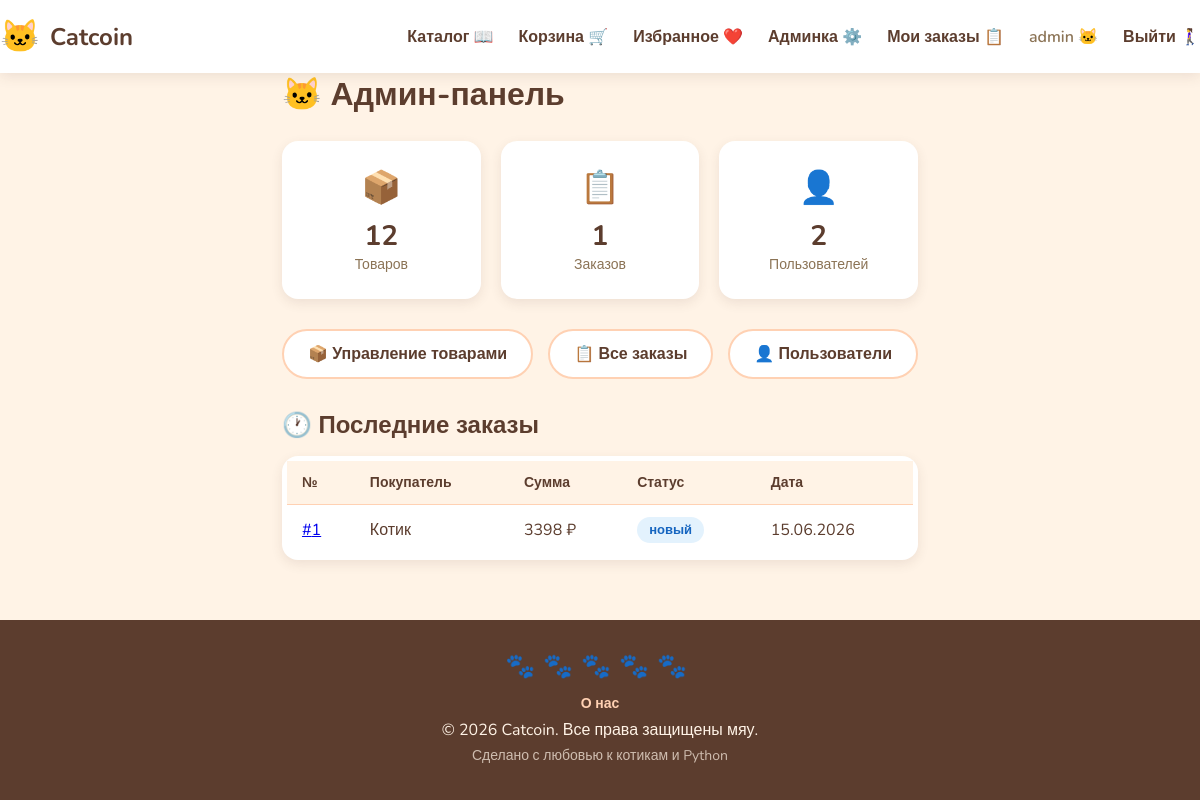
The page /admin (signed in) on the database its author committed.
### models/user.py (models this page shows, shortened)
class User(UserMixin, db.Model):
    __tablename__ = 'users'
    id = db.Column(db.Integer, primary_key=True)
    username = db.Column(db.String(64), unique=True, nullable=False, index=True)
    email = db.Column(db.String(120), unique=True, nullable=False, index=True)
    password_hash = db.Column(db.String(256), nullable=False)
    is_admin = db.Column(db.Boolean, default=False)
    created_at = db.Column(db.DateTime, default=datetime.utcnow)
    cart_items = db.relationship('CartItem', backref='user', lazy='dynamic')
    orders = db.relationship('Order', backref='user', lazy='dynamic')

### models/order.py (models this page shows, shortened)
class Order(db.Model):
    __tablename__ = 'orders'
    id = db.Column(db.Integer, primary_key=True)
    user_id = db.Column(db.Integer, db.ForeignKey('users.id'), nullable=False)
    total_price = db.Column(db.Float, nullable=False, default=0.0)
    status = db.Column(db.String(32), nullable=False, default='новый')
    created_at = db.Column(db.DateTime, default=datetime.utcnow)
    items = db.relationship('OrderItem', backref='order', lazy='dynamic')

### blueprints/admin/routes.py (the view)
@admin_bp.route('/admin')
@admin_required
def dashboard():
    total_products = Product.query.count()
    total_orders = Order.query.count()
    total_users = User.query.count()
    recent_orders = Order.query.order_by(Order.created_at.desc()).limit(5).all()
    low_stock = Product.query.filter(Product.stock < 5).all()
    return render_template('admin/dashboard.html',
                         total_products=total_products,
                         total_orders=total_orders,
                         total_users=total_users,
                         recent_orders=recent_orders,
                         low_stock=low_stock)

### blueprints/admin/routes.py (called while the page is built)
def admin_required(func):
    from functools import wraps
    @wraps(func)
    @login_required
    def wrapper(*args, **kwargs):
        if not current_user.is_admin:
            flash('🐱 Доступ только для администраторов!', 'error')
            return redirect(url_for('main.index'))
        return func(*args, **kwargs)
    return wrapper

### blueprints/cart/routes.py (called while the page is built)
@cart_bp.app_context_processor
def inject_cart_count():
    from flask_login import current_user
    if current_user.is_authenticated:
        count = sum(item.quantity for item in current_user.cart_items)
    else:
        count = 0
    return {'cart_count': count}

### blueprints/favorites/routes.py (called while the page is built)
@favorites_bp.app_context_processor
def inject_favorites_count():
    from flask_login import current_user
    if current_user.is_authenticated:
        count = Favorite.query.filter_by(user_id=current_user.id).count()
    else:
        count = 0
    return {'favorites_count': count}

### models/user.py (called while the page is built)
@login_manager.user_loader
def load_user(user_id):
    return User.query.get(int(user_id))

### templates/admin/dashboard.html (shortened to what this page needs)
{% extends "base.html" %}
{% block content %}
<div class="admin-page">
    <h1>🐱 Админ-панель</h1>
    <div class="admin-stats">
        <div class="stat-card">
            <div class="stat-icon">📦</div>
            <div class="stat-number">{{ total_products }}</div>
            <div class="stat-label">Товаров</div>
        </div>
        <div class="stat-card">
            <div class="stat-icon">📋</div>
            <div class="stat-number">{{ total_orders }}</div>
            <div class="stat-label">Заказов</div>
        </div>
        <div class="stat-card">
            <div class="stat-icon">👤</div>
            <div class="stat-number">{{ total_users }}</div>
            <div class="stat-label">Пользователей</div>
        </div>
    </div>
    <div class="admin-nav">
        <a href="{{ url_for('admin.admin_products') }}" class="admin-nav-btn">📦 Управление товарами</a>
        <a href="{{ url_for('admin.admin_orders') }}" class="admin-nav-btn">📋 Все заказы</a>
        <a href="{{ url_for('admin.admin_users') }}" class="admin-nav-btn">👤 Пользователи</a>
    </div>
    {% if recent_orders %}
    <div class="admin-section">
        <h2>🕐 Последние заказы</h2>
        <div class="admin-table-wrap">
            <table class="admin-table">
                <thead>
                    <tr>
                        <th>№</th>
                        <th>Покупатель</th>
                        <th>Сумма</th>
                        <th>Статус</th>
                        <th>Дата</th>
                    </tr>
                </thead>
                <tbody>
                    {% for order in recent_orders %}
                    <tr>
                        <td><a href="{{ url_for('admin.order_detail', order_id=order.id) }}">#{{ order.id }}</a></td>
                        <td>{{ order.user.username }}</td>
                        <td>{{ "%.0f"|format(order.total_price) }} ₽</td>
                        <td><span class="status-badge status-{{ order.status }}">{{ order.status }}</span></td>
                        <td>{{ order.created_at.strftime('%d.%m.%Y') }}</td>
                    </tr>
                    {% endfor %}
                </tbody>
            </table>
        </div>
    </div>
    {% endif %}
</div>
{% endblock %}

### templates/base.html (shortened to what this page needs)
<!DOCTYPE html>
<html lang="ru">
<head>
    <link rel="stylesheet" href="{{ url_for('static', filename='css/style.css') }}">
</head>
<body>
    <nav class="navbar">
        <div class="container nav-container">
            <a href="{{ url_for('main.index') }}" class="logo">
                <span class="logo-icon">🐱</span>
                <span class="logo-text">Catcoin</span>
            </a>
            <div class="nav-links">
    <a href="{{ url_for('main.index') }}">Каталог 📖</a>
    <a href="{{ url_for('cart.view_cart') }}" class="cart-link">
        Корзина 🛒
    </a>
    <a href="{{ url_for('favorites.view_favorites') }}" class="cart-link">
        Избранное ❤️
    </a>
    {% if current_user.is_authenticated and current_user.is_admin %}
        <a href="{{ url_for('admin.dashboard') }}"> Админка ⚙️</a>
    {% endif %}
    {% if current_user.is_authenticated %}
        <a href="{{ url_for('order.my_orders') }}">Мои заказы 📋</a>
        <span class="nav-user"> {{ current_user.username }} 🐱</span>
        <a href="{{ url_for('auth.logout') }}">Выйти 🚶‍♀️</a>
    {% else %}
        <a href="{{ url_for('auth.login') }}">Войти</a>
        <a href="{{ url_for('auth.register') }}">Регистрация</a>
    {% endif %}
</div>
        </div>
    </nav>
    <main class="container">
    {% block content %}{% endblock %}
</main>
    <footer class="footer">
    <div class="container footer-content">
        <div class="footer-paws">
            <span>🐾</span><span>🐾</span><span>🐾</span><span>🐾</span><span>🐾</span>
        </div>
        <div class="footer-links">
            <a href="{{ url_for('main.about') }}">О нас</a>
        </div>
        <p>© 2026 Catcoin. Все права защищены мяу.</p>
        <p class="footer-small">Сделано с любовью к котикам и Python</p>
    </div>
</footer>
</body>
</html>

### static/css/style.css (style rules this page uses)
:root { --pastel-orange: #FFD1B3; --warm-peach: #FFB38A; --dark-brown: #5C3D2E; --light-cream: #FFF3E6; --cat-paw-pink: #FFC0CB; --white: #FFFFFF; --gray: #8B7355; --shadow: 0 4px 12px rgba(92, 61, 46, 0.1); }
:root { --pastel-orange: #FFD1B3; --warm-peach: #FFB38A; --dark-brown: #5C3D2E; --light-cream: #FFF3E6; --cat-paw-pink: #FFC0CB; --white: #FFFFFF; --gray: #8B7355; --shadow: 0 4px 12px rgba(92, 61, 46, 0.1); --shadow-hover: 0 6px 16px rgba(92, 61, 46, 0.15); }
* { margin: 0; padding: 0; box-sizing: border-box; }
body { font-family: 'Nunito', sans-serif; background-color: var(--light-cream); color: var(--dark-brown); min-height: 100vh; display: flex; flex-direction: column; }
.container { max-width: 1200px; margin: 0 auto; padding: 0 20px; }
main { flex: 1; padding: 30px 0; }
.navbar { background-color: var(--white); box-shadow: var(--shadow); position: sticky; top: 0; z-index: 100; }
.nav-container { display: flex; justify-content: space-between; align-items: center; padding: 15px 0; }
.logo { text-decoration: none; display: flex; align-items: center; gap: 10px; }
.logo-icon { font-size: 32px; }
.logo-text { font-size: 24px; font-weight: 700; color: var(--dark-brown); }
.nav-links { display: flex; gap: 25px; }
.nav-links a { text-decoration: none; color: var(--dark-brown); font-weight: 600; transition: color 0.3s; }
.footer { background-color: var(--dark-brown); color: var(--light-cream); text-align: center; padding: 30px 0; margin-top: auto; }
.footer-paws { font-size: 24px; letter-spacing: 8px; margin-bottom: 10px; }
.footer-content p { margin: 5px 0; }
.footer-small { font-size: 14px; opacity: 0.7; }
h1, h2, h3, h4, h5, h6, p, span, a, div { overflow-wrap: break-word; word-wrap: break-word; }
.cart-link { position: relative; }
.nav-user { color: var(--gray); font-weight: 600; }
.status-badge { display: inline-block; padding: 4px 12px; border-radius: 50px; font-size: 13px; font-weight: 600; }
.status-новый { background-color: #E3F2FD; color: #1565C0; }
.admin-page h1 { margin-bottom: 25px; }
.admin-stats { display: grid; grid-template-columns: repeat(3, 1fr); gap: 20px; margin-bottom: 30px; }
.stat-card { background-color: var(--white); border-radius: 16px; padding: 25px; text-align: center; box-shadow: var(--shadow); }
.stat-icon { font-size: 32px; margin-bottom: 8px; }
.stat-number { font-size: 28px; font-weight: 700; color: var(--dark-brown); }
.stat-label { color: var(--gray); font-size: 14px; }
.admin-nav { display: flex; gap: 15px; margin-bottom: 30px; flex-wrap: wrap; }
.admin-nav-btn { background-color: var(--white); border: 2px solid var(--pastel-orange); border-radius: 50px; padding: 12px 24px; text-decoration: none; color: var(--dark-brown); font-weight: 600; transition: all 0.3s; }
.admin-section { margin-bottom: 30px; }
.admin-section h2 { margin-bottom: 15px; }
.admin-table-wrap { background-color: var(--white); border-radius: 16px; padding: 5px; box-shadow: var(--shadow); overflow-x: auto; margin-bottom: 20px; }
.admin-table { width: 100%; border-collapse: collapse; }
.admin-table th, .admin-table td { padding: 12px 15px; text-align: left; border-bottom: 1px solid var(--pastel-orange); }
.admin-table th { background-color: var(--light-cream); font-weight: 700; color: var(--dark-brown); font-size: 14px; }
.admin-table tr:last-child td { border-bottom: none; }
.footer-links { margin-top: 10px; }
.footer-links a { color: var(--pastel-orange); text-decoration: none; font-weight: 600; font-size: 14px; transition: color 0.3s; }

### rows shown on the page
User: username "admin"
Order: id "1", user.username "Котик", total_price "3398", status "новый", created_at "15.06.2026"

### other values the page prints
{{ total_products }} "12"
{{ total_orders }} "1"
{{ total_users }} "2"
